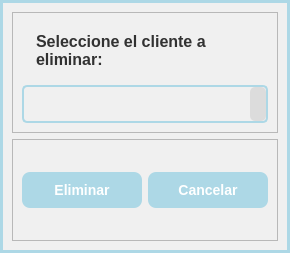
<?xml version="1.0" encoding="UTF-8"?>
<ui version="4.0">
 <class>Dialog</class>
 <widget class="QDialog" name="Dialog">
  <property name="geometry">
   <rect>
    <x>0</x>
    <y>0</y>
    <width>290</width>
    <height>253</height>
   </rect>
  </property>
  <property name="windowTitle">
   <string>Dialog</string>
  </property>
  <layout class="QVBoxLayout" name="verticalLayout">
   <property name="spacing">
    <number>0</number>
   </property>
   <property name="leftMargin">
    <number>0</number>
   </property>
   <property name="topMargin">
    <number>0</number>
   </property>
   <property name="rightMargin">
    <number>0</number>
   </property>
   <property name="bottomMargin">
    <number>0</number>
   </property>
   <item>
    <widget class="QFrame" name="central_frame">
     <property name="styleSheet">
      <string notr="true">QFrame#central_frame{
	border: 3px solid rgb(173, 216, 230); /* Bordes gruesos de color RGB(173, 216, 230) */
    background-color: rgb(240, 240, 240)
}

/* Estilo para QLabel */
QLabel {
    font-size: 16px;
    font-weight: bold;
    color: rgb(50, 50, 50);
    background-color: rgb(240, 240, 240);
    padding: 10px;
}

/* Estilo para QPushButton */
QPushButton {
    font-size: 14px;
    font-weight: bold;
    color: white;
    background-color: rgb(173, 216, 230);
    border: none;
    border-radius: 8px;
    padding: 10px 20px;
}

/* Efecto al pasar el mouse sobre el botón */
QPushButton:hover {
    background-color: rgb(150, 200, 220);
}

/* Efecto al presionar el botón */
QPushButton:pressed {
    background-color: rgb(130, 180, 200);
}
/* Estilo para QLineEdit */
QLineEdit {
    font-size: 14px;
    color: rgb(50, 50, 50);
    background-color: rgb(240, 240, 240);
    border: 2px solid rgb(173, 216, 230);
    border-radius: 5px;
    padding: 8px;
}

/* Estilo para QComboBox */
QComboBox {
    font-size: 14px;
    color: rgb(50, 50, 50);
    background-color: rgb(240, 240, 240);
    border: 2px solid rgb(173, 216, 230);
    border-radius: 5px;
    padding: 8px;
    min-width: 150px; /* Ancho mínimo para asegurar que se vean los elementos */
}

/* Estilo para el desplegable del QComboBox */
QComboBox::drop-down {
    background-color: rgb(220, 220, 220);
    border: none;
    border-radius: 5px;
}

/* Efecto al pasar el mouse sobre el QComboBox */
QComboBox:hover {
    border: 2px solid rgb(150, 200, 220);
}

</string>
     </property>
     <property name="frameShape">
      <enum>QFrame::StyledPanel</enum>
     </property>
     <property name="frameShadow">
      <enum>QFrame::Raised</enum>
     </property>
     <layout class="QVBoxLayout" name="verticalLayout_2">
      <item>
       <widget class="QFrame" name="frame">
        <property name="frameShape">
         <enum>QFrame::StyledPanel</enum>
        </property>
        <property name="frameShadow">
         <enum>QFrame::Raised</enum>
        </property>
        <layout class="QVBoxLayout" name="verticalLayout_3">
         <item>
          <widget class="QLabel" name="label">
           <property name="text">
            <string>Seleccione el cliente a
eliminar:</string>
           </property>
          </widget>
         </item>
         <item>
          <widget class="QComboBox" name="comboBox"/>
         </item>
        </layout>
       </widget>
      </item>
      <item>
       <widget class="QFrame" name="buttons_frame">
        <property name="frameShape">
         <enum>QFrame::StyledPanel</enum>
        </property>
        <property name="frameShadow">
         <enum>QFrame::Raised</enum>
        </property>
        <layout class="QHBoxLayout" name="horizontalLayout">
         <item>
          <widget class="QPushButton" name="add_pushButton">
           <property name="text">
            <string>Eliminar</string>
           </property>
          </widget>
         </item>
         <item>
          <widget class="QPushButton" name="cancel_pushButton">
           <property name="text">
            <string>Cancelar</string>
           </property>
          </widget>
         </item>
        </layout>
       </widget>
      </item>
     </layout>
    </widget>
   </item>
  </layout>
 </widget>
 <resources>
  <include location="../icons.qrc"/>
  <include location="../icons.qrc"/>
 </resources>
 <connections/>
</ui>
